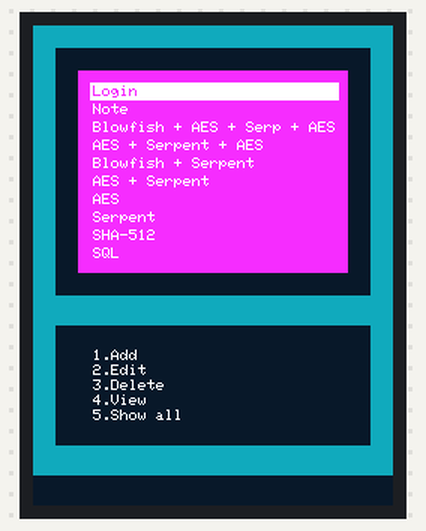
Recording of a sketch running on a simulated ESP32. On the bench: 240×320 colour display.

Above: at 0.4 s.
At 1.4 s:
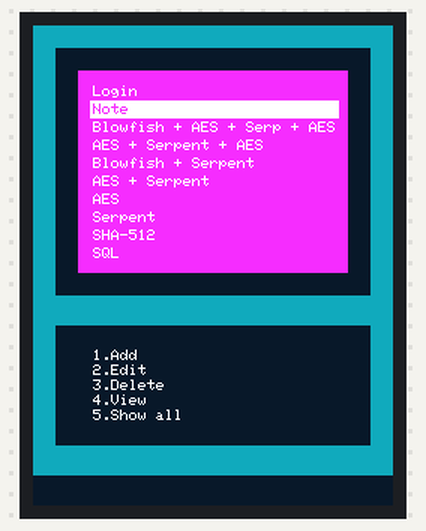
At 2.5 s:
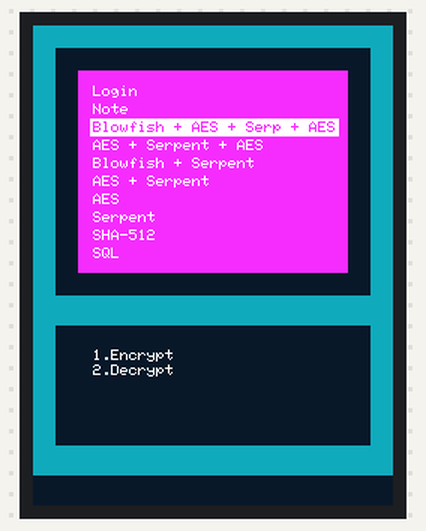
At 4.6 s:
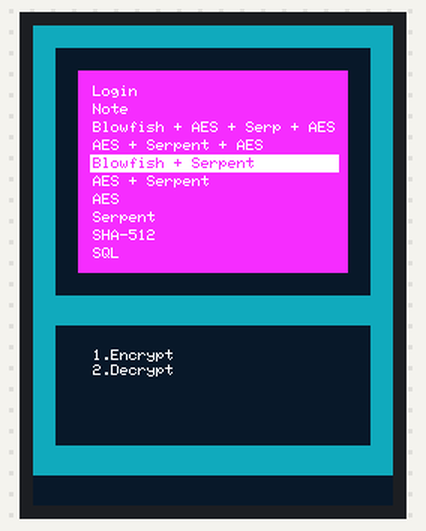
At 6.7 s:
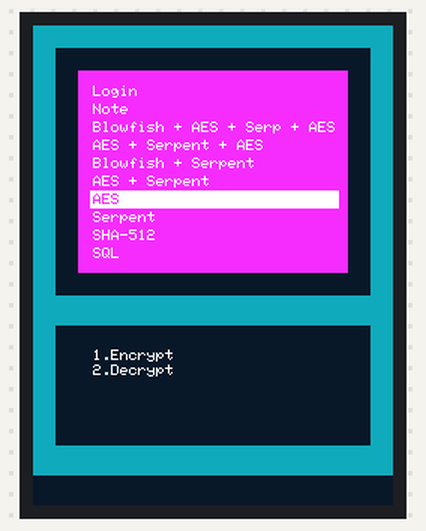
At 9.9 s:
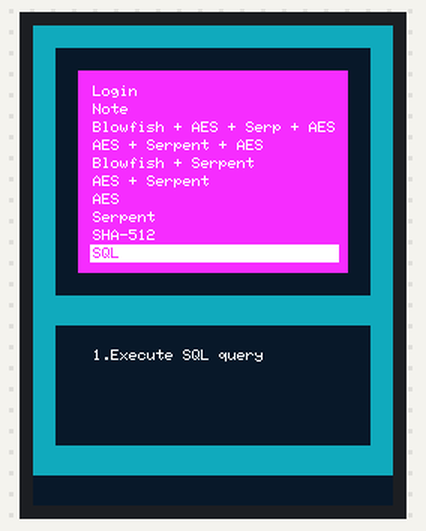

Measured:
- by itself, everything shown: repeats every 10.6 s, in 10 steps
- what the display in image 1 shows lasts 1.0 s, from 1.4 s to 2.4 s

The sketch:

ESP32_ILI9341_Menu.ino
```cpp
// (licence header left out)
#include <Adafruit_GFX.h>                                                   // include Adafruit graphics library
#include <Adafruit_ILI9341.h>                                               // include Adafruit ILI9341 TFT library
#define TFT_CS    15                                                        // TFT CS  pin is connected to ESP32 pin D15
#define TFT_RST   4                                                         // TFT RST pin is connected to ESP32 pin D4
#define TFT_DC    2                                                         // TFT DC  pin is connected to ESP32 pin D2
                                                                            // SCK (CLK) ---> ESP32 pin D18
                                                                            // MOSI(DIN) ---> ESP32 pin D23

Adafruit_ILI9341 tft = Adafruit_ILI9341(TFT_CS, TFT_DC, TFT_RST);

void log_note_tab(){
   tft.fillRect(15, 200, 210, 80, 0x08c5);
   tft.setTextColor(0xffff, 0x08c5);
   tft.setTextSize(1);
   tft.setCursor(40,216);
   tft.print("1.Add");
   tft.setCursor(40,226);
   tft.print("2.Edit");
   tft.setCursor(40,236);
   tft.print("3.Delete");
   tft.setCursor(40,246);
   tft.print("4.View");
   tft.setCursor(40,256);
   tft.print("5.Show all");
}

void encr_tab(){
   tft.fillRect(15, 200, 210, 80, 0x08c5);
   tft.setTextColor(0xffff, 0x08c5);
   tft.setTextSize(1);
   tft.setCursor(40,216);
   tft.print("1.Encrypt");
   tft.setCursor(40,226);
   tft.print("2.Decrypt");
}

void sha512_tab(){
   tft.fillRect(15, 200, 210, 80, 0x08c5);
   tft.setTextColor(0xffff, 0x08c5);
   tft.setTextSize(1);
   tft.setCursor(40,216);
   tft.print("1.Hash string using SHA-512");
}

void sql_tab(){
   tft.fillRect(15, 200, 210, 80, 0x08c5);
   tft.setTextColor(0xffff, 0x08c5);
   tft.setTextSize(1);
   tft.setCursor(40,216);
   tft.print("1.Execute SQL query");
}

void main_menu(int curr_pos){
   tft.fillRect(30, 30, 180, 135, 0xf17f);

   tft.setTextColor(0xffff, 0xf17f);
   tft.setTextSize(1);
   if (curr_pos == 0){
    tft.fillRect(38, 38, 166, 12, 0xffff);
    tft.setCursor(40,40);
    tft.setTextColor(0xf17f, 0xffff);
    tft.print("Login");
    tft.setTextColor(0xffff, 0xf17f);
    tft.setCursor(40,52);
    tft.print("Note");
    tft.setCursor(40,64);
    tft.print("Blowfish + AES + Serp + AES");
    tft.setCursor(40,76);
    tft.print("AES + Serpent + AES");
    tft.setCursor(40,88);
    tft.print("Blowfish + Serpent");
    tft.setCursor(40,100);
    tft.print("AES + Serpent");
    tft.setCursor(40,112);
    tft.print("AES");
    tft.setCursor(40,124);
    tft.print("Serpent");
    tft.setCursor(40,136);
    tft.print("SHA-512");
    tft.setCursor(40,148);
    tft.print("SQL");
    log_note_tab();
   }
   if (curr_pos == 1){
    tft.setCursor(40,40);
    tft.print("Login");
    tft.fillRect(38, 50, 166, 12, 0xffff);
    tft.setCursor(40,52);
    tft.setTextColor(0xf17f, 0xffff);
    tft.print("Note");
    tft.setCursor(40,64);
    tft.setTextColor(0xffff, 0xf17f);
    tft.print("Blowfish + AES + Serp + AES");
    tft.setCursor(40,76);
    tft.print("AES + Serpent + AES");
    tft.setCursor(40,88);
    tft.print("Blowfish + Serpent");
    tft.setCursor(40,100);
    tft.print("AES + Serpent");
    tft.setCursor(40,112);
    tft.print("AES");
    tft.setCursor(40,124);
    tft.print("Serpent");
    tft.setCursor(40,136);
    tft.print("SHA-512");
    tft.setCursor(40,148);
    tft.print("SQL");
    log_note_tab();
   }
   if (curr_pos == 2){
    tft.setCursor(40,40);
    tft.print("Login");
    tft.setCursor(40,52);
    tft.print("Note");
    tft.fillRect(38, 62, 166, 12, 0xffff);
    tft.setCursor(40,64);
    tft.setTextColor(0xf17f, 0xffff);
    tft.print("Blowfish + AES + Serp + AES");
    tft.setTextColor(0xffff, 0xf17f);
    tft.setCursor(40,76);
    tft.print("AES + Serpent + AES");
    tft.setCursor(40,88);
    tft.print("Blowfish + Serpent");
    tft.setCursor(40,100);
    tft.print("AES + Serpent");
    tft.setCursor(40,112);
    tft.print("AES");
    tft.setCursor(40,124);
    tft.print("Serpent");
    tft.setCursor(40,136);
    tft.print("SHA-512");
    tft.setCursor(40,148);
    tft.print("SQL");
    encr_tab();
   }
   if (curr_pos == 3){
    tft.setCursor(40,40);
    tft.print("Login");
    tft.setCursor(40,52);
    tft.print("Note");
    tft.setCursor(40,64);
    tft.print("Blowfish + AES + Serp + AES");
    tft.fillRect(38, 74, 166, 12, 0xffff);
    tft.setCursor(40,76);
    tft.setTextColor(0xf17f, 0xffff);
    tft.print("AES + Serpent + AES");
    tft.setTextColor(0xffff, 0xf17f);
    tft.setCursor(40,88);
    tft.print("Blowfish + Serpent");
    tft.setCursor(40,100);
    tft.print("AES + Serpent");
    tft.setCursor(40,112);
    tft.print("AES");
    tft.setCursor(40,124);
    tft.print("Serpent");
    tft.setCursor(40,136);
    tft.print("SHA-512");
    tft.setCursor(40,148);
    tft.print("SQL");
    encr_tab();
   }
   if (curr_pos == 4){
    tft.setCursor(40,40);
    tft.print("Login");
    tft.setCursor(40,52);
    tft.print("Note");
    tft.setCursor(40,64);
    tft.print("Blowfish + AES + Serp + AES");
    tft.setCursor(40,76);
    tft.print("AES + Serpent + AES");
    tft.fillRect(38, 86, 166, 12, 0xffff);
    tft.setCursor(40,88);
    tft.setTextColor(0xf17f, 0xffff);
    tft.print("Blowfish + Serpent");
    tft.setTextColor(0xffff, 0xf17f);
    tft.setCursor(40,100);
    tft.print("AES + Serpent");
    tft.setCursor(40,112);
    tft.print("AES");
    tft.setCursor(40,124);
    tft.print("Serpent");
    tft.setCursor(40,136);
    tft.print("SHA-512");
    tft.setCursor(40,148);
    tft.print("SQL");
    encr_tab();
   }
   if (curr_pos == 5){
    tft.setCursor(40,40);
    tft.print("Login");
    tft.setCursor(40,52);
    tft.print("Note");
    tft.setCursor(40,64);
    tft.print("Blowfish + AES + Serp + AES");
    tft.setCursor(40,76);
    tft.print("AES + Serpent + AES");
    tft.setCursor(40,88);
    tft.print("Blowfish + Serpent");
    tft.fillRect(38, 98, 166, 12, 0xffff);
    tft.setCursor(40,100);
    tft.setTextColor(0xf17f, 0xffff);
    tft.print("AES + Serpent");
    tft.setTextColor(0xffff, 0xf17f);
    tft.setCursor(40,112);
    tft.print("AES");
    tft.setCursor(40,124);
    tft.print("Serpent");
    tft.setCursor(40,136);
    tft.print("SHA-512");
    tft.setCursor(40,148);
    tft.print("SQL");
    encr_tab();
   }
   if (curr_pos == 6){
    tft.setCursor(40,40);
    tft.print("Login");
    tft.setCursor(40,52);
    tft.print("Note");
    tft.setCursor(40,64);
    tft.print("Blowfish + AES + Serp + AES");
    tft.setCursor(40,76);
    tft.print("AES + Serpent + AES");
    tft.setCursor(40,88);
    tft.print("Blowfish + Serpent");
    tft.setCursor(40,100);
    tft.print("AES + Serpent");
    tft.fillRect(38, 110, 166, 12, 0xffff);
    tft.setCursor(40,112);
    tft.setTextColor(0xf17f, 0xffff);
    tft.print("AES");
    tft.setTextColor(0xffff, 0xf17f);
    tft.setCursor(40,124);
    tft.print("Serpent");
    tft.setCursor(40,136);
    tft.print("SHA-512");
    tft.setCursor(40,148);
    tft.print("SQL");
    encr_tab();
   }
   if (curr_pos == 7){
    tft.setCursor(40,40);
    tft.print("Login");
    tft.setCursor(40,52);
    tft.print("Note");
    tft.setCursor(40,64);
    tft.print("Blowfish + AES + Serp + AES");
    tft.setCursor(40,76);
    tft.print("AES + Serpent + AES");
    tft.setCursor(40,88);
    tft.print("Blowfish + Serpent");
    tft.setCursor(40,100);
    tft.print("AES + Serpent");
    tft.setCursor(40,112);
    tft.print("AES");
    tft.fillRect(38, 122, 166, 12, 0xffff);
    tft.setCursor(40,124);
    tft.setTextColor(0xf17f, 0xffff);
    tft.print("Serpent");
    tft.setTextColor(0xffff, 0xf17f);
    tft.setCursor(40,136);
    tft.print("SHA-512");
    tft.setCursor(40,148);
    tft.print("SQL");
    encr_tab();
   }
   if (curr_pos == 8){
    tft.setCursor(40,40);
    tft.print("Login");
    tft.setCursor(40,52);
    tft.print("Note");
    tft.setCursor(40,64);
    tft.print("Blowfish + AES + Serp + AES");
    tft.setCursor(40,76);
    tft.print("AES + Serpent + AES");
    tft.setCursor(40,88);
    tft.print("Blowfish + Serpent");
    tft.setCursor(40,100);
    tft.print("AES + Serpent");
    tft.setCursor(40,112);
    tft.print("AES");
    tft.setCursor(40,124);
    tft.print("Serpent");
    tft.fillRect(38, 134, 166, 12, 0xffff);
    tft.setCursor(40,136);
    tft.setTextColor(0xf17f, 0xffff);
    tft.print("SHA-512");
    tft.setTextColor(0xffff, 0xf17f);
    tft.setCursor(40,148);
    tft.print("SQL");
    sha512_tab();
   }
   if (curr_pos == 9){
    tft.setCursor(40,40);
    tft.print("Login");
    tft.setCursor(40,52);
    tft.print("Note");
    tft.setCursor(40,64);
    tft.print("Blowfish + AES + Serp + AES");
    tft.setCursor(40,76);
    tft.print("AES + Serpent + AES");
    tft.setCursor(40,88);
    tft.print("Blowfish + Serpent");
    tft.setCursor(40,100);
    tft.print("AES + Serpent");
    tft.setCursor(40,112);
    tft.print("AES");
    tft.setCursor(40,124);
    tft.print("Serpent");
    tft.setCursor(40,136);
    tft.print("SHA-512");
    tft.fillRect(38, 146, 166, 12, 0xffff);
    tft.setCursor(40,148);
    tft.setTextColor(0xf17f, 0xffff);
    tft.print("SQL");
    sql_tab();
   }
}

void setup() {
   tft.begin();
   tft.setRotation(0);
   tft.fillScreen(0x1557);
   tft.fillRect(15, 15, 210, 165, 0x08c5);
   tft.fillRect(0, 300, 240, 20, 0x08c5);
}

void loop(){
  for (int i = 0; i < 10; i++){
    main_menu(i);
    delay(1000);
  }
}
```
